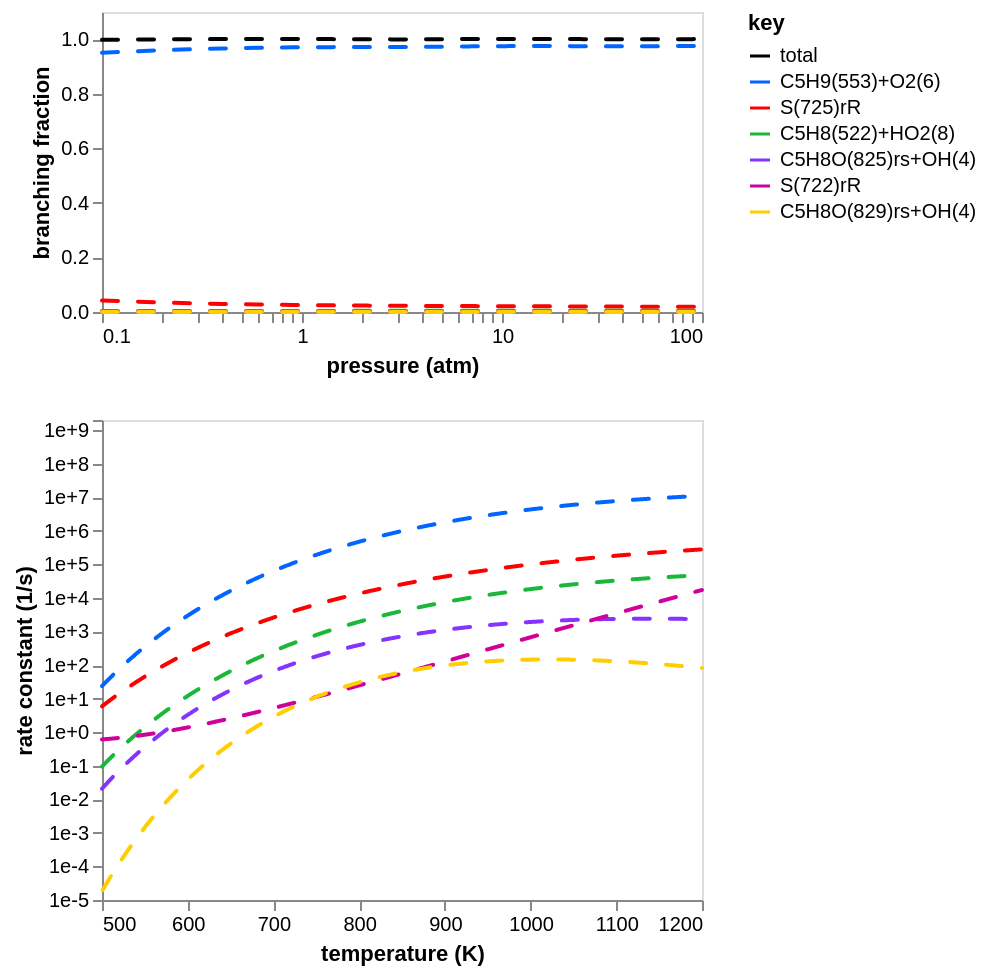

The notebook cell saved with this chart:
### Code cell
branch_frac_chart2 = fig.branching_fraction_chart(
    rate_df2,
    P_range=(0.1, 100),
    T=T,
    legend=legend,
    total=True,
    mark_kwargs={"strokeDash": [8, 10], "strokeCap": "round"},
    y_range=f_range,
)
rate_chart2 = fig.rate_chart(
    rate_df2,
    T_range=(500, 1200),
    P=P,
    legend=legend,
    total=total,
    y_range=y_range,
    mark_kwargs={"strokeDash": [8, 10], "strokeCap": "round"},
    units={"substance": "molecules"},
)
chart = alt.vconcat(
    branch_frac_chart2.properties(width=300, height=150),
    rate_chart2.properties(width=300, height=240),
).configure_axis(grid=False)
chart

### Figure 1 — Vega-Lite specification as saved in the notebook (floating-point values rounded to 4 significant figures; data arrays with more than 128 entries replaced by an {"elided": "..."} marker saying what was removed)
{"config": {"view": {"continuousWidth": 300, "continuousHeight": 300}, "axis": {"grid": false}}, "vconcat": [{"data": {"name": "data-63b08ddfca7ae6976b5455bbd1be2690"}, "mark": {"type": "line", "strokeCap": "round", "strokeDash": [8, 10]}, "encoding": {"color": {"field": "key", "scale": {"domain": ["total", "C5H9(553)+O2(6)", "S(725)rR", "C5H8(522)+HO2(8)", "C5H8O(825)rs+OH(4)", "S(722)rR", "C5H8O(829)rs+OH(4)"], "range": ["#000000", "#0066ff", "#ff0000", "#1ab73a", "#8533ff", "#d0009a", "#ffcd00"]}, "type": "nominal"}, "x": {"axis": {"labelExpr": "((abs(datum.value - 0.1) / abs(0.1) < 1e-5) ||\n(abs(datum.value - 1.0) / abs(1.0) < 1e-5) ||\n(abs(datum.value - 10.0) / abs(10.0) < 1e-5) ||\n(abs(datum.value - 100.0) / abs(100.0) < 1e-5) ||\n(abs(datum.value - 100.0) / abs(100.0) < 1e-5)) ? datum.label : ''", "values": [0.1, 0.2, 0.3, 0.4, 0.5, 0.6, 0.7, 0.8, 0.9, 1.0, 2.0, 3.0, 4.0, 5.0, 6.0, 7.0, 8.0, 9.0, 10.0, 20.0, 30.0, 40.0, 50.0, 60.0, 70.0, 80.0, 90.0, 100.0, 100.0]}, "field": "x", "scale": {"domain": [0.1, 100.0], "type": "log"}, "title": "pressure (atm)", "type": "quantitative"}, "y": {"axis": {"format": ".1f"}, "field": "value", "scale": {"domain": [1.298e-05, 1.013], "domainMax": 1.013, "nice": true}, "title": "branching fraction", "type": "quantitative"}}, "height": 150, "transform": [{"fold": ["total", "C5H9(553)+O2(6)", "S(725)rR", "C5H8(522)+HO2(8)", "C5H8O(825)rs+OH(4)", "S(722)rR", "C5H8O(829)rs+OH(4)"]}], "width": 300}, {"data": {"name": "data-f1b41480bc7a69e33980da3a42cfc7b6"}, "mark": {"type": "line", "strokeCap": "round", "strokeDash": [8, 10]}, "encoding": {"color": {"field": "key", "scale": {"domain": ["C5H9(553)+O2(6)", "S(725)rR", "C5H8(522)+HO2(8)", "C5H8O(825)rs+OH(4)", "S(722)rR", "C5H8O(829)rs+OH(4)"], "range": ["#0066ff", "#ff0000", "#1ab73a", "#8533ff", "#d0009a", "#ffcd00"]}, "type": "nominal"}, "x": {"axis": {"format": ".0f"}, "field": "x", "scale": {"domain": [500, 1200], "domainMax": 1200, "nice": true}, "title": "temperature (K)", "type": "quantitative"}, "y": {"axis": {"format": ".0e", "labelExpr": "((abs(datum.value - 1e-05) / abs(1e-05) < 1e-5) ||\n(abs(datum.value - 0.0001) / abs(0.0001) < 1e-5) ||\n(abs(datum.value - 0.001) / abs(0.001) < 1e-5) ||\n(abs(datum.value - 0.01) / abs(0.01) < 1e-5) ||\n(abs(datum.value - 0.1) / abs(0.1) < 1e-5) ||\n(abs(datum.value - 1.0) / abs(1.0) < 1e-5) ||\n(abs(datum.value - 10.0) / abs(10.0) < 1e-5) ||\n(abs(datum.value - 100.0) / abs(100.0) < 1e-5) ||\n(abs(datum.value - 1000.0) / abs(1000.0) < 1e-5) ||\n(abs(datum.value - 10000.0) / abs(10000.0) < 1e-5) ||\n(abs(datum.value - 100000.0) / abs(100000.0) < 1e-5) ||\n(abs(datum.value - 1000000.0) / abs(1000000.0) < 1e-5) ||\n(abs(datum.value - 10000000.0) / abs(10000000.0) < 1e-5) ||\n(abs(datum.value - 100000000.0) / abs(100000000.0) < 1e-5) ||\n(abs(datum.value - 1000000000.0) / abs(1000000000.0) < 1e-5) ||\n(abs(datum.value - 2000000000.0) / abs(2000000000.0) < 1e-5)) ? datum.label : ''", "values": [1e-05, 0.0001, 0.001, 0.01, 0.1, 1.0, 10.0, 100.0, 1000.0, 10000.0, 100000.0, 1000000.0, 10000000.0, 100000000.0, 1000000000.0, 2000000000.0]}, "field": "value", "scale": {"domain": [1e-05, 2000000000.0], "type": "log"}, "title": "rate constant (1/s)", "type": "quantitative"}}, "height": 240, "transform": [{"fold": ["C5H9(553)+O2(6)", "S(725)rR", "C5H8(522)+HO2(8)", "C5H8O(825)rs+OH(4)", "S(722)rR", "C5H8O(829)rs+OH(4)"]}], "width": 300}], "$schema": "https://vega.github.io/schema/vega-lite/v5.20.1.json", "datasets": {"data-63b08ddfca7ae6976b5455bbd1be2690": {"elided": "1000 records"}, "data-f1b41480bc7a69e33980da3a42cfc7b6": {"elided": "1000 records"}}}
